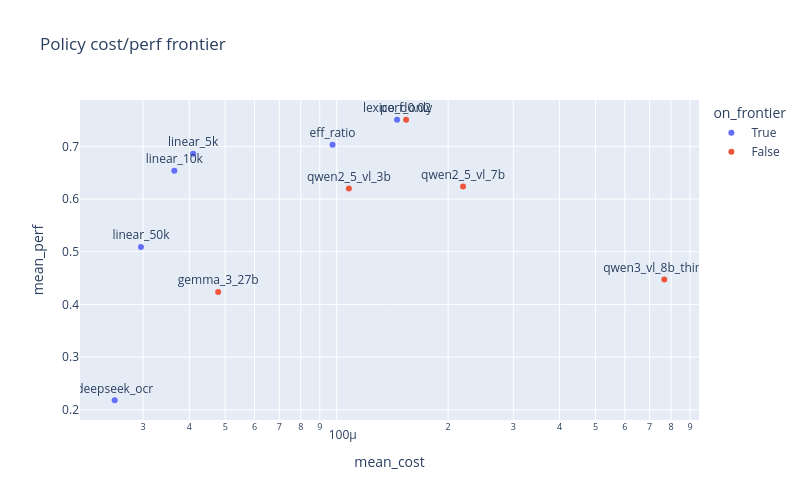

This figure's notebook cell:
### Code cell
fig = px.scatter(
    policies_df,
    x='mean_cost',
    y='mean_perf',
    color='on_frontier',
    text='policy',
    title='Policy cost/perf frontier',
)
fig.update_traces(textposition='top center')
fig.update_layout(width=800, height=500)
fig.update_xaxes(type='log')
fig.show()

### Figure 1 — Plotly figure (JSON) as saved in the notebook; plotly's stock layout.template omitted (floating-point values rounded to 4 significant figures)
{"data": [{"hovertemplate": "on_frontier=True<br>mean_cost=%{x}<br>mean_perf=%{y}<br>policy=%{text}<extra></extra>", "legendgroup": "True", "marker": {"color": "#636efa", "symbol": "circle"}, "mode": "markers+text", "name": "True", "orientation": "v", "showlegend": true, "text": ["deepseek_ocr", "linear_5k", "linear_10k", "linear_50k", "eff_ratio", "lexico_d0.02"], "textposition": "top center", "type": "scatter", "x": [2.515e-05, 4.095e-05, 3.644e-05, 2.961e-05, 9.749e-05, 0.0001456], "xaxis": "x", "y": [0.2182, 0.6859, 0.6538, 0.5091, 0.7028, 0.7504], "yaxis": "y"}, {"hovertemplate": "on_frontier=False<br>mean_cost=%{x}<br>mean_perf=%{y}<br>policy=%{text}<extra></extra>", "legendgroup": "False", "marker": {"color": "#EF553B", "symbol": "circle"}, "mode": "markers+text", "name": "False", "orientation": "v", "showlegend": true, "text": ["qwen2_5_vl_3b", "qwen2_5_vl_7b", "qwen3_vl_8b_thinking", "gemma_3_27b", "perf_only"], "textposition": "top center", "type": "scatter", "x": [0.0001079, 0.0002194, 0.0007671, 4.785e-05, 0.000154], "xaxis": "x", "y": [0.6201, 0.6238, 0.4475, 0.4234, 0.7504], "yaxis": "y"}], "layout": {"height": 500, "legend": {"title": {"text": "on_frontier"}, "tracegroupgap": 0}, "title": {"text": "Policy cost/perf frontier"}, "width": 800, "xaxis": {"anchor": "y", "domain": [0, 1], "title": {"text": "mean_cost"}, "type": "log"}, "yaxis": {"anchor": "x", "domain": [0, 1], "title": {"text": "mean_perf"}}}}
